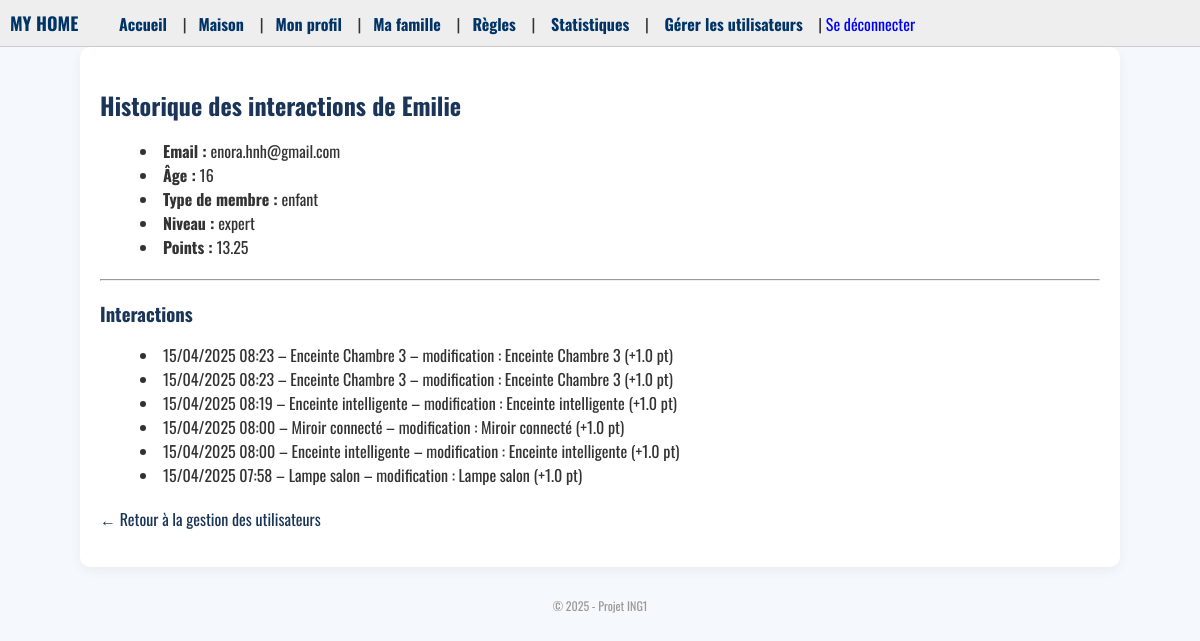
/utilisateur/4/interactions/ (signed in), run on the app's committed database.
### users/models.py (models this page shows, shortened)
class User(AbstractUser):
    age = models.IntegerField(null=True, blank=True)
    birth_date = models.DateField(null=True, blank=True)
    type_membre = models.CharField(max_length=50, null=True, blank=True)
    niveau = models.CharField(max_length=15, default="débutant")
    points = models.FloatField(default=0.0)
    photo = models.ImageField(upload_to='photos_profil/', null=True, blank=True)  #
    est_valide = models.BooleanField(default=False)

### objets/models.py (models this page shows, shortened)
class Interaction(models.Model):
    utilisateur = models.ForeignKey(User, on_delete=models.CASCADE)
    objet = models.ForeignKey(ObjetConnecte, on_delete=models.CASCADE)
    date = models.DateTimeField(auto_now_add=True)
    action = models.CharField(max_length=50)
    points_gagnes = models.FloatField(default=0)

class ObjetConnecte(models.Model):
    nom = models.CharField(max_length=100)
    type_objet = models.CharField(max_length=100)
    etat = models.CharField(max_length=100, default="éteint")
    piece = models.ForeignKey(Piece, related_name="objets", on_delete=models.CASCADE)
    intensite = models.PositiveIntegerField(null=True, blank=True)  # lumière
    couleur = models.CharField(max_length=20, null=True, blank=True)
    volume = models.PositiveIntegerField(null=True, blank=True)  # enceinte
    musique = models.CharField(max_length=100, null=True, blank=True)
    temperature = models.FloatField(null=True, blank=True)  # thermostat, sèche-serviette
    mode = models.CharField(max_length=50, null=True, blank=True)  # thermostat, lit
    position = models.CharField(max_length=20, null=True, blank=True)  # volet, parasol, lit
    consommation_eau = models.FloatField(null=True, blank=True)  # capteur d'eau
    restreint_enfant = models.BooleanField(default=False)
    controle_parent_uniquement = models.BooleanField(default=False)
    date_derniere_interaction = models.DateTimeField(null=True, blank=True)

### users/views.py (the view)
# urls.py: path('utilisateur/<int:user_id>/interactions/', views.voir_interactions_utilisateur, name='voir_interactions_utilisateur'),
@login_required
def voir_interactions_utilisateur(request, user_id):
    if request.user.niveau != "expert":
        return HttpResponseForbidden("Accès réservé aux experts.")
    utilisateur = User.objects.get(id=user_id)
    interactions = Interaction.objects.filter(utilisateur=utilisateur).order_by('-date')
    return render(request, 'interactions_utilisateur.html', {
        'utilisateur_cible': utilisateur,
        'interactions': interactions
    })

### templates/interactions_utilisateur.html (shortened to what this page needs)
{% extends 'base.html' %}
{% block content %}
  <h2>Historique des interactions de {{ utilisateur_cible.username }}</h2>
  <ul>
    <li><strong>Email :</strong> {{ utilisateur_cible.email }}</li>
    <li><strong>Âge :</strong> {{ utilisateur_cible.age }}</li>
    <li><strong>Type de membre :</strong> {{ utilisateur_cible.type_membre }}</li>
    <li><strong>Niveau :</strong> {{ utilisateur_cible.niveau }}</li>
    <li><strong>Points :</strong> {{ utilisateur_cible.points }}</li>
  </ul>
  <hr>
  <h3>Interactions</h3>
  {% if interactions %}
    <ul>
      {% for interaction in interactions %}
        <li>
          {{ interaction.date|date:"d/m/Y H:i" }} – {{ interaction.objet.nom }} – {{ interaction.action }} (+{{ interaction.points_gagnes }} pt)
        </li>
      {% endfor %}
    </ul>
  {% else %}
    <p>Aucune interaction enregistrée pour cet utilisateur.</p>
  {% endif %}
  <p><a href="{% url 'liste_utilisateurs' %}">← Retour à la gestion des utilisateurs</a></p>
{% endblock %}

### static/style.css (style rules this page uses)
body { font-family: 'Oswald', sans-serif; background-color: #F5F8FC; color: #333; margin: 0; padding: 0; }
h1, h2, h3 { color: #1A3557; margin-bottom: 10px; }
a { color: #1A3557; text-decoration: none; }
ul { list-style: disc inside; margin-bottom: 20px; }

### data on the page
User: username "Emilie", email "enora.hnh@gmail.com", age "16", type_membre "enfant", niveau "expert", points "13.25"
Interaction: date "15/04/2025 08:23", objet.nom "Enceinte Chambre 3", action "modification : Enceinte Chambre 3", points_gagnes "1.0"
Interaction: date "15/04/2025 08:23", objet.nom "Enceinte Chambre 3", action "modification : Enceinte Chambre 3", points_gagnes "1.0"
Interaction: date "15/04/2025 08:19", objet.nom "Enceinte intelligente", action "modification : Enceinte intelligente", points_gagnes "1.0"
Interaction: date "15/04/2025 08:00", objet.nom "Miroir connecté", action "modification : Miroir connecté", points_gagnes "1.0"
Interaction: date "15/04/2025 08:00", objet.nom "Enceinte intelligente", action "modification : Enceinte intelligente", points_gagnes "1.0"
Interaction: date "15/04/2025 07:58", objet.nom "Lampe salon", action "modification : Lampe salon", points_gagnes "1.0"
